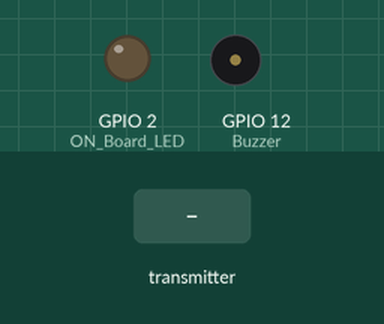
A sketch run on a simulated ESP32. Shown: output pins drawn as LEDs (lit = HIGH), buzzer (waves = sounding, pin HIGH). Dashed ring = blinking. The test bench sets the inputs (shaded band). WiFi joins after 1.5 s; servers stay silent unless stated; storage starts empty; the camera gives no picture; what the sketch prints to the serial monitor is not drawn.

Above: at 0.9 s.
At 4.5 s:
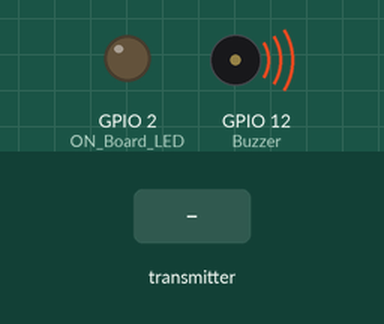
4.6 s: the transmitter starts sending IsActive_PIR = 0
At 5.5 s:
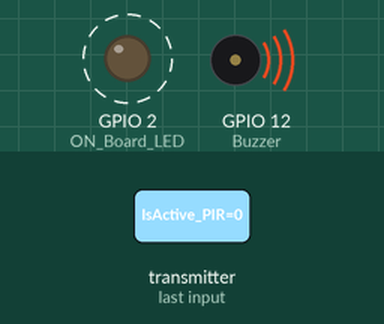
Timing chart, 0 to 12.1 s (numbered marks = the images above; inputs shaded):
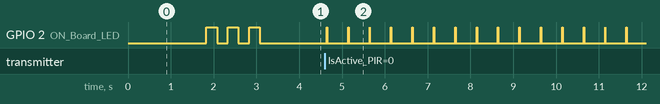

The sketch:

ESP32-Receiver.ino
```cpp
// ======================================== Including the libraries.
#include <esp_now.h>
#include <WiFi.h>
#include <AsyncTCP.h>
#include <ESPAsyncWebServer.h>
#include <Arduino_JSON.h>
#include <BlynkSimpleEsp32.h>

#include "esp_camera.h"
#include "Arduino.h"
#include "soc/soc.h"           // Disable brownout problems
#include "soc/rtc_cntl_reg.h"  // Disable brownout problems
#include "driver/rtc_io.h"
#include <SPIFFS.h>
#include <FS.h>
#include <Firebase_ESP_Client.h>
//Provide the token generation process info.
#include <addons/TokenHelper.h>
// ========================================

// Include the contents of the User Interface Web page, stored in the same folder as the .ino file
#include "PageIndex.h"


/* Fill-in information from Blynk Device Info here */
#define BLYNK_TEMPLATE_ID           "TMPL6iTpWRvQs"
#define BLYNK_TEMPLATE_NAME         "ESP32"
#define BLYNK_AUTH_TOKEN            "7SZ1-JZNv8V844JFLcZgttLWpfTnyJbO"


// Defines the Digital Pin of the "On Board LED".
#define ON_Board_LED 2

//Define the Digital Pin of the Buzzer
#define Buzzer 12

// ======================================== Replace with your network credentials.
const char* wifi_network_ssid = "N6";  //--> Your wifi name
const char* wifi_network_password = "12345678901"; //--> Your wifi password
// ========================================

// ======================================== Access Point Declaration and Configuration.
const char* soft_ap_ssid = "ESP32_WS";  //--> access point name
const char* soft_ap_password = "helloesp32WS"; //--> access point password

IPAddress local_ip(192, 168, 1, 1);
IPAddress gateway(192, 168, 1, 1);
IPAddress subnet(255, 255, 255, 0);
// ========================================

// ======================================== Variable for millis / timer.
unsigned long previousMillis = 0;
const long interval = 30000;
// ========================================

// ======================================== Define variables to store incoming readings.
String receive_ID_Sender = "";
String receive_Motion_Val;
String receive_Status_Read = "";
int receive_IsActive_PIR;
// ========================================

// ======================================== Structure example to receive data.
// Must match the sender structure
typedef struct struct_message_receive {
  String ID_Sender;
  String Motion;
  String Status_Read;
  int IsActive_PIR;
} struct_message_receive;

// Create a struct_message to receive data.
struct_message_receive receive_Data;
// ========================================

// Initialize JSONVar
JSONVar JSON_All_Data_Received;

// Create AsyncWebServer object on port 80
AsyncWebServer server(80);

// Create an Event Source on /events
AsyncEventSource events("/events");


//______________________________________________________________________________ Camera and firebase

// Insert Firebase project API Key
#define API_KEY "AIzaCSyDY-xWWjnsQXKpVkOubGdpA0qz0NRSWfGAKpsY"

// Insert Authorized Email and Corresponding Password
#define USER_EMAIL "abc@gmail.com"
#define USER_PASSWORD "abc123"

// Insert Firebase storage bucket ID e.g bucket-name.appspot.com
#define STORAGE_BUCKET_ID "burglar-system-a149e.appspot.com"

// Photo File Name to save in SPIFFS
#define FILE_PHOTO "/data/photo.jpg"

// OV2640 camera module pins (CAMERA_MODEL_AI_THINKER)
#define PWDN_GPIO_NUM     32
#define RESET_GPIO_NUM    -1
#define XCLK_GPIO_NUM      0
#define SIOD_GPIO_NUM     26
#define SIOC_GPIO_NUM     27
#define Y9_GPIO_NUM       35
#define Y8_GPIO_NUM       34
#define Y7_GPIO_NUM       39
#define Y6_GPIO_NUM       36
#define Y5_GPIO_NUM       21
#define Y4_GPIO_NUM       19
#define Y3_GPIO_NUM        18
#define Y2_GPIO_NUM        5
#define VSYNC_GPIO_NUM    25
#define HREF_GPIO_NUM     23
#define PCLK_GPIO_NUM     22

boolean takeNewPhoto = true;

//Define Firebase Data objects
FirebaseData fbdo;
FirebaseAuth auth;
FirebaseConfig configF;

bool taskCompleted = false;

// Check if photo capture was successful
bool checkPhoto(fs::FS &fs) {
  File f_pic = fs.open(FILE_PHOTO);
  unsigned int pic_sz = f_pic.size();
  return (pic_sz > 100);
}

// Capture Photo and Save it to SPIFFS
void capturePhotoSaveSpiffs(void) {
  camera_fb_t *fb = NULL; // pointer
  bool ok = false; // Boolean indicating if the picture has been taken correctly
  do {
    // Take a photo with the camera
    Serial.println("Taking a photo...");

    fb = esp_camera_fb_get();
    if (!fb) {
      Serial.println("Camera capture failed");
      return;
    }
    // Photo file name
    Serial.printf("Picture file name: %s\n", FILE_PHOTO);
    File file = SPIFFS.open(FILE_PHOTO, FILE_WRITE);
    // Insert the data in the photo file
    if (!file) {
      Serial.println("Failed to open file in writing mode");
    }
    else {
      file.write(fb->buf, fb->len); // payload (image), payload length
      Serial.print("The picture has been saved in ");
      Serial.print(FILE_PHOTO);
      Serial.print(" - Size: ");
      Serial.print(file.size());
      Serial.println(" bytes");
    }
    // Close the file
    file.close();
    esp_camera_fb_return(fb);

    // check if file has been correctly saved in SPIFFS
    ok = checkPhoto(SPIFFS);
  } while (!ok);
}


void initSPIFFS() {
  if (!SPIFFS.begin(true)) {
    Serial.println("An Error has occurred while mounting SPIFFS");
    ESP.restart();
  }
  else {
    delay(500);
    Serial.println("SPIFFS mounted successfully");
  }
}

void initCamera() {
  // OV2640 camera module
  camera_config_t config;
  config.ledc_channel = LEDC_CHANNEL_0;
  config.ledc_timer = LEDC_TIMER_0;
  config.pin_d0 = Y2_GPIO_NUM;
  config.pin_d1 = Y3_GPIO_NUM;
  config.pin_d2 = Y4_GPIO_NUM;
  config.pin_d3 = Y5_GPIO_NUM;
  config.pin_d4 = Y6_GPIO_NUM;
  config.pin_d5 = Y7_GPIO_NUM;
  config.pin_d6 = Y8_GPIO_NUM;
  config.pin_d7 = Y9_GPIO_NUM;
  config.pin_xclk = XCLK_GPIO_NUM;
  config.pin_pclk = PCLK_GPIO_NUM;
  config.pin_vsync = VSYNC_GPIO_NUM;
  config.pin_href = HREF_GPIO_NUM;
  config.pin_sscb_sda = SIOD_GPIO_NUM;
  config.pin_sscb_scl = SIOC_GPIO_NUM;
  config.pin_pwdn = PWDN_GPIO_NUM;
  config.pin_reset = RESET_GPIO_NUM;
  config.xclk_freq_hz = 20000000;
  config.pixel_format = PIXFORMAT_JPEG;

  if (psramFound()) {
    config.frame_size = FRAMESIZE_UXGA;
    config.jpeg_quality = 10;
    config.fb_count = 2;
  } else {
    config.frame_size = FRAMESIZE_SVGA;
    config.jpeg_quality = 12;
    config.fb_count = 1;
  }
  // Camera init
  esp_err_t err = esp_camera_init(&config);
  if (err != ESP_OK) {
    Serial.printf("Camera init failed with error 0x%x", err);
    ESP.restart();
  }
}

//______________________________________________________________________________


// ________________________________________________________________________________ Callback when data is received.
void OnDataRecv(const uint8_t * mac_addr, const uint8_t *incomingData, int len) {
  digitalWrite(ON_Board_LED, HIGH); //--> Turn on ON_Board_LED.

  // ---------------------------------------- Get the MAC ADDRESS of the sender / slave.
  char macStr[18];
  snprintf(macStr, sizeof(macStr), "%02x:%02x:%02x:%02x:%02x:%02x", mac_addr[0], mac_addr[1], mac_addr[2], mac_addr[3], mac_addr[4], mac_addr[5]);
  // ----------------------------------------

  memcpy(&receive_Data, incomingData, sizeof(receive_Data)); //--> Copy the information in the "incomingData" variable into the "receive_Data" structure variable.

  // ---------------------------------------- Prints the MAC ADDRESS of sender / slave and Bytes received.
  Serial.println();
  Serial.println("<<<<< Receive Data:");
  Serial.print("Packet received from: ");
  Serial.println(macStr);
  Serial.print("Bytes received: ");
  Serial.println(len);
  // ----------------------------------------

  // ---------------------------------------- Retrieve all data from "receive Data" structure variable.
  receive_ID_Sender = receive_Data.ID_Sender;
  receive_Motion_Val = receive_Data.Motion;
  receive_Status_Read = receive_Data.Status_Read;
  receive_IsActive_PIR = receive_Data.IsActive_PIR;
  // ----------------------------------------

  // ----------------------------------------

  // ---------------------------------------- Prints all data received from the sender.
  Serial.println("Receive Data: ");
  //  Serial.println(receive_ID_Sender);
  //  Serial.println(receive_Motion_Val);
  //  Serial.println(receive_Status_Read);
  //  Serial.println(receive_IsActive_PIR);

  Serial.printf("Siren : %s\n", receive_ID_Sender);
  Serial.printf("Motion : %s\n", receive_Motion_Val);
  Serial.printf("Status Read PIR Sensor : %s\n", receive_Status_Read);
  Serial.printf("PIR IS ACTIVE : %d\n", receive_IsActive_PIR);

  Serial.println("<<<<<");
  // ----------------------------------------

  digitalWrite(ON_Board_LED, LOW); //--> Turn off ON_Board_LED.
}
// ________________________________________________________________________________

// ________________________________________________________________________________ VOID SETUP()
void setup() {
  // put your setup code here, to run once:

  Serial.begin(115200);
  Serial.println();

  initSPIFFS();
  // Turn-off the 'brownout detector'
  WRITE_PERI_REG(RTC_CNTL_BROWN_OUT_REG, 0);
  initCamera();

  pinMode(ON_Board_LED, OUTPUT); //--> On Board LED port Direction output
  digitalWrite(ON_Board_LED, LOW); //--> Turn off Led On Board

  pinMode(Buzzer, OUTPUT); //--> BUZZER port Direction output
  // ---------------------------------------- Set Wifi to AP+STA mode
  Serial.println();
  Serial.println("-------------");
  Serial.println("WIFI mode : AP + STA");
  WiFi.mode(WIFI_AP_STA);
  Serial.println("-------------");
  // ----------------------------------------

  // ---------------------------------------- Access Point Settings.
  Serial.println();
  Serial.println("-------------");
  Serial.println("WIFI AP");
  Serial.println("Setting up ESP32 to be an Access Point.");
  WiFi.softAP(soft_ap_ssid, soft_ap_password);
  delay(1000);
  Serial.println("Setting up ESP32 softAPConfig.");
  WiFi.softAPConfig(local_ip, gateway, subnet);
  Serial.println("-------------");
  // ----------------------------------------

  // ---------------------------------------- Connect to Wi-Fi (STA).
  Serial.println("------------");
  Serial.println("WIFI STA");
  Serial.print("Connecting to ");
  Serial.println(wifi_network_ssid);
  //Blynk.begin(BLYNK_AUTH_TOKEN, wifi_network_ssid, wifi_network_password);
  WiFi.begin(wifi_network_ssid, wifi_network_password);


  int connecting_process_timed_out = 20; //--> 20 = 20 seconds.
  connecting_process_timed_out = connecting_process_timed_out * 2;
  while (WiFi.status() != WL_CONNECTED) {
    Serial.print(".");
    digitalWrite(ON_Board_LED, HIGH);
    delay(250);
    digitalWrite(ON_Board_LED, LOW);
    delay(250);
    if (connecting_process_timed_out > 0) connecting_process_timed_out--;
    if (connecting_process_timed_out == 0) {
      delay(1000);
      ESP.restart();
    }
  }

  digitalWrite(ON_Board_LED, LOW);
  Serial.println("");
  Serial.println("WiFi connected");
  Serial.println("------------");
  // ----------------------------------------

  // ---------------------------------------- Init ESP-NOW
  Serial.println();
  Serial.println("-------------");
  Serial.println("Start initializing ESP-NOW...");
  if (esp_now_init() != ESP_OK) {
    Serial.println("Error initializing ESP-NOW");
    Serial.println("Restart ESP32...");
    Serial.println("-------------");
    delay(1000);
    ESP.restart();
  }
  Serial.println("Initializing ESP-NOW was successful.");
  Serial.println("-------------");
  // ----------------------------------------

  // ---------------------------------------- Register for a callback function that will be called when data is received
  Serial.println();
  Serial.println("Register for a callback function that will be called when data is received");
  esp_now_register_recv_cb(OnDataRecv);
  // ----------------------------------------

  // ---------------------------------------- Handle Web Server
  Serial.println();
  Serial.println("Setting Up the Main Page on the Server.");
  server.on("/", HTTP_GET, [](AsyncWebServerRequest * request) {
    request->send_P(200, "text/html", MAIN_page);
  });
  // ----------------------------------------

  // ---------------------------------------- Handle Web Server Events
  Serial.println();
  Serial.println("Setting up event sources on the Server.");
  events.onConnect([](AsyncEventSourceClient * client) {
    if (client->lastId()) {
      Serial.printf("Client reconnected! Last message ID that it got is: %u\n", client->lastId());
    }
    // send event with message "hello!", id current millis
    // and set reconnect delay to 10 second
    client->send("hello!", NULL, millis(), 10000);
  });
  // ----------------------------------------

  Serial.println();
  Serial.println("Adding event sources on the Server.");
  server.addHandler(&events);

  Serial.println();
  Serial.println("Starting the Server.");
  server.begin();

  Serial.println();
  Serial.println("------------");
  Serial.print("ESP32 IP address as soft AP : ");
  Serial.println(WiFi.softAPIP());
  Serial.print("ESP32 IP address on the WiFi network (STA) : ");
  Serial.println(WiFi.localIP());
  Serial.print("Wi-Fi Channel : ");
  Serial.println(WiFi.channel());
  Serial.println("------------");

  Serial.println();
  Serial.println("Visit the IP Address above in your browser to open the main page.");
  Serial.println("You can choose and use one of the IPs above.");
  Serial.println();

  //Firebase
  // Assign the api key
  configF.api_key = API_KEY;
  //Assign the user sign in credentials
  auth.user.email = USER_EMAIL;
  auth.user.password = USER_PASSWORD;
  //Assign the callback function for the long running token generation task
  configF.token_status_callback = tokenStatusCallback; //see addons/TokenHelper.h

  Firebase.begin(&configF, &auth);
  Firebase.reconnectWiFi(true);
}
// ________________________________________________________________________________

//_________________________________________________________________________________ takePics

void takePics() {
  if (takeNewPhoto) {
    capturePhotoSaveSpiffs();
    delay(2000);
    if (Firebase.ready() && !taskCompleted) {
      taskCompleted = true;
      Serial.print("Uploading picture... ");

      //MIME type should be valid to avoid the download problem.
      //The file systems for flash and SD/SDMMC can be changed in FirebaseFS.h.
      if (Firebase.Storage.upload(&fbdo, STORAGE_BUCKET_ID /* Firebase Storage bucket id */, FILE_PHOTO /* path to local file */, mem_storage_type_flash /* memory storage type, mem_storage_type_flash and mem_storage_type_sd */, FILE_PHOTO /* path of remote file stored in the bucket */, "image/jpeg" /* mime type */)) {
        Serial.printf("\nDownload URL: %s\n", fbdo.downloadURL().c_str());

        JSON_All_Data_Received["idESP32Sender"] = receive_ID_Sender;
        JSON_All_Data_Received["motion"] = receive_Motion_Val;
        JSON_All_Data_Received["siren"] = "ACTIVATED";
        JSON_All_Data_Received["sensorstatus"] = receive_Status_Read;
        JSON_All_Data_Received["imgsrcc"] = fbdo.downloadURL().c_str();

        // Create a JSON String to hold all data received from the sender.
        String jsonString_Send_All_Data_received = JSON.stringify(JSON_All_Data_Received);
        // ----------------------------------------

        // ---------------------------------------- Sends all data received from the sender to the browser as an event ('allDataJSON').
        events.send(jsonString_Send_All_Data_received.c_str(), "allDataJSON", millis());

      }
      else {
        Serial.println(fbdo.errorReason());
      }
    }
    taskCompleted = false;
  }
  return;

}

//________________________________________________________________________________

// ________________________________________________________________________________ VOID LOOP()
void loop() {
  // put your main code here, to run repeatedly:
  digitalWrite(Buzzer, HIGH);
  if (receive_IsActive_PIR == 1) {
    takePics();
    receive_IsActive_PIR = 0;
  }
  //Blynk.run();

}
// ________________________________________________________________________________
//<<<<<<<<<<<<<<<<<<<<<<<<<<<<<<<<<<<<<<<<<<<<<<<<<<<<<<<<<<<<<<<<<<<<<<<<<<<<<<<<<<<<<<<<<
```

Source omitted: PageIndex.h (6740 bytes)

Measured:
- after the input at 4.6 s, GPIO 2 (ON_Board_LED): alternates HIGH for 0.01 s and LOW for 0.49 s, starting at once
